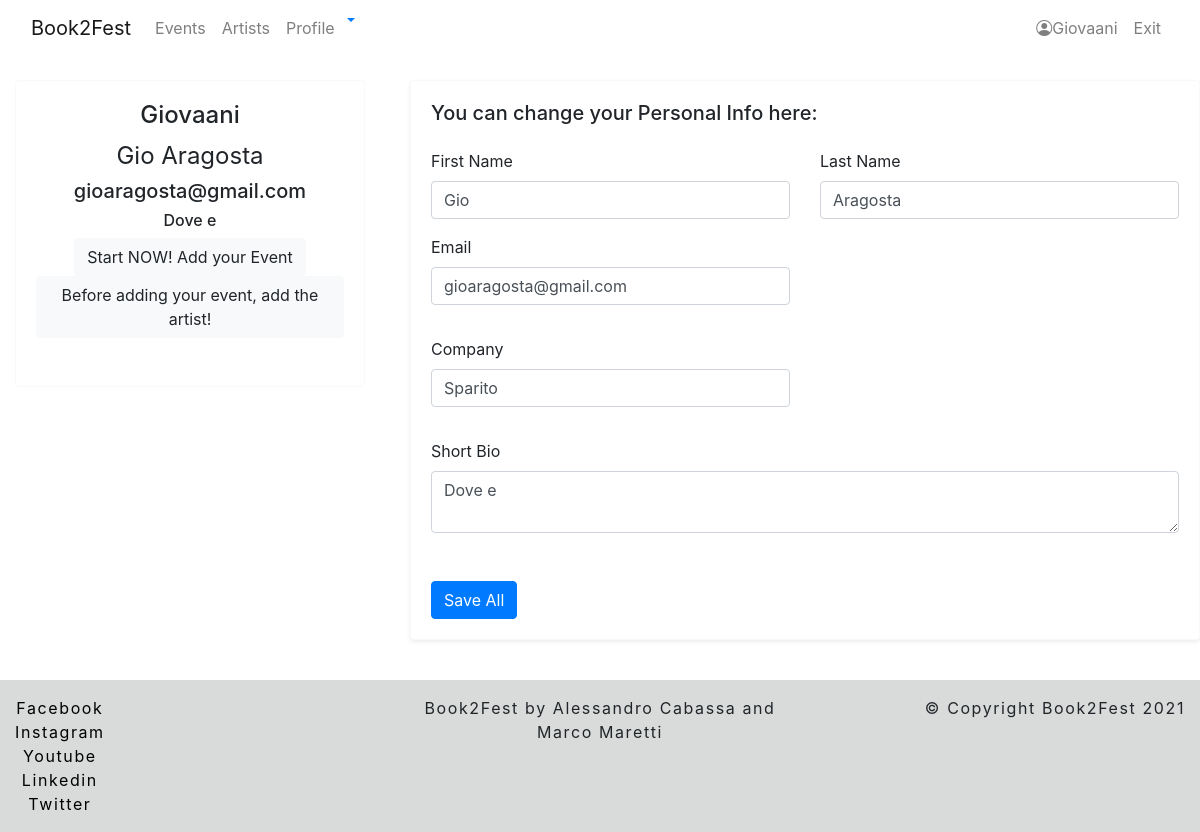
The page /book2fest/organizer/profile (signed in) on the database its author committed.
### book2fest/models.py (models this page shows, shortened)
class OrganizerProfile(models.Model):
    user = models.OneToOneField(User, related_name='organizer_user_profile', on_delete=models.CASCADE)
    company = models.CharField(max_length=32)
    short_bio = models.CharField(max_length=300)

### book2fest/views.py (the view, shortened to what this page needs)
# urls.py: path('organizer/profile', OrganizerProfileView.as_view(), name='organizer-profile'),
class OrganizerProfileView(LoginRequiredMixin, OrganizerRequiredMixin, View):
    profile = None
    def get(self, request):
        context = {'profile': self.profile}
        return render(request, 'book2fest/organizer/profile.html', context)

### book2fest/mixin.py (called while the page is built)
    def dispatch(self, request, *args, **kwargs):
        try:
            self.profile = OrganizerProfile.objects.get(user=request.user)
            return super().dispatch(request, *args, **kwargs)
        except ObjectDoesNotExist:
            messages.error(request, "You have no authorization to access this page." )
            return redirect('book2fest:user-profile')

### book2fest/templates/book2fest/organizer/profile.html (shortened to what this page needs)
{% extends 'base.html' %}
{% load crispy_forms_tags %}
{% block content %}
    <main class="content">
        <form action="{% url 'book2fest:organizer-profile' %}" method="POST" enctype="multipart/form-data">
            <div class="row">
                <div class="col-12 col-xl-4">
                        <div class="col-12 mb-4">
                            <div class="card border-light text-center p-0">
                                <div class="card-body pb-5">
                                    <h4 class="card-title">{{ profile.user.username }}</h4>
                                       <h4 class="font-weight-normal">{{ profile.user.get_full_name }}</h4>
                                    <h5 class="card-text">
                                        {{ request.user.email }}
                                    </h5>
                                    <h6 class="card-text">
                                        {{ profile.short_bio }}
                                    </h6>
                                      <a href="{% url 'book2fest:event-create' %}"><button type="button" class="btn btn-light">Start NOW! Add your Event</button></a>
                                      <a href="{% url 'book2fest:artist-create' %}"><button type="button" class="btn btn-light">Before adding your event, add the artist!</button></a>
                                </div>
                            </div>
                        </div>
                </div>
                <div class="col-12 col-xl-8">
                    <div class="card card-body bg-white border-light shadow-sm mb-4">
                        <h2 class="h5 mb-4">You can change your Personal Info here:</h2>
                        <div class="row">
                            <div class="col-md-6 mb-3">
                                <div>
                                    <label for="first_name">First Name</label>
                                    <input name="first_name" class="form-control" id="first_name" type="text"
                                           placeholder="Enter your first name" value="{{ profile.user.first_name }}"
                                           required>
                                </div>
                            </div>
                            <div class="col-md-6 mb-3">
                                <div>
                                    <label for="last_name">Last Name</label>
                                    <input name="last_name" class="form-control" id="last_name" type="text"
                                           placeholder="Also your last name" value="{{ profile.user.last_name }}"
                                           required>
                                </div>
                            </div>
                        </div>
                        <div class="row">
                            <div class="col-md-6 mb-3">
                                <div class="form-group">
                                    <label for="email">Email</label>
                                    <input name="email" class="form-control" id="email" type="email"
                                           placeholder="name@example.com" value="{{ profile.user.email }}">
                                </div>
                            </div>
                        </div>
                        <div class="row">
                            <div class="col-md-6 mb-3">
                                <div class="form-group">
                                    <label for="company">Company</label>
                                    <input name="company" class="form-control" id="company" type="company"
                                           placeholder="name@example.com" value="{{ profile.company }}">
                                </div>
                            </div>
                        </div>
                        <div class="row">
                            <div class="col-md-12 mb-3">
                                <div class="form-group">
                                    <label for="short_bio">Short Bio</label>
                                    <textarea name="short_bio" class="form-control" id="short_bio"
                                              placeholder="Short Bio">{{ profile.short_bio }}</textarea>
                                </div>
                            </div>
                        </div>
                        <div class="mt-3">
                            <button type="submit" class="btn btn-primary">Save All</button>
                        </div>
                    </div>
                </div>
            </div>
        </form>
    </main>
{% endblock content %}

### templates/navbar.html (shortened to what this page needs)
{% load notifications_tags %}
<header>
    <nav class="navbar navbar-expand-md navbar-light bg-white fixed-top">
        <div class="container-fluid">
            <a class="navbar-brand" href="{% url 'homepage' %}">Book2Fest</a>
            <div class="collapse navbar-collapse justify-content-between " id="navbarCollapse">
                <ul class="navbar-nav me-auto mb-2 mb-md-0 ">
                    <li class="nav-item">
                        <a class="nav-link" aria-current="page" href="{% url 'book2fest:event-list' %}">Events</a>
                    </li>
                    <li class="nav-item">
                        <a class="nav-link" href="{% url 'book2fest:artist-list' %}">Artists</a>
                    </li>
                    <li class="nav-item">
                        <a class="nav-link" href="{% url 'book2fest:profile' %}">Profile</a>
                    </li>
                    <li class="dropdown">
                        <a href="#" class="dropdown-toggle" data-toggle="dropdown">
                        </a>
                    </li>
                </ul>
                <ul class="navbar-nav">
                    <li class="nav-item">
                        {% if not user.is_authenticated %}
                            <ul class="navbar-nav me-auto mb-2 mb-md-0 ">
                                <li class="nav-item">
                                    <a class="nav-link" href="{% url 'login' %}">Log in</a>
                                </li>
                                <li>
                                    <a class="nav-link" href="{% url 'user-create' %}">Register</a>
                                </li>
                            </ul>
                        {% else %}
                            <ul class="navbar-nav me-auto mb-2 mb-md-0 ">
                                <li class="nav-item">
                            <a class="nav-link" href="{% url 'book2fest:profile' %}"><i class="bi bi-person-circle"></i>{{ user.username }}</a>
                                </li>
                                <li>
                                    <a class="nav-link" href="{% url 'logout' %}">Exit</a>
                                </li>
                            </ul>
                        {% endif %}
                    </li>
                </ul>
            </div>
        </div>
    </nav>
</header>

### static/css/main.css (style rules this page uses)
body { margin-top: 5rem; overflow-x: hidden; }

### rows shown on the page
OrganizerProfile: user.username "Giovaani", user.get_full_name "Gio Aragosta", short_bio "Dove e", first_name "Gio", last_name "Aragosta", email "gioaragosta@gmail.com", company "Sparito"

### other values the page prints
{{ user.username }} "Giovaani"
{{ request.user.email }} "gioaragosta@gmail.com"
